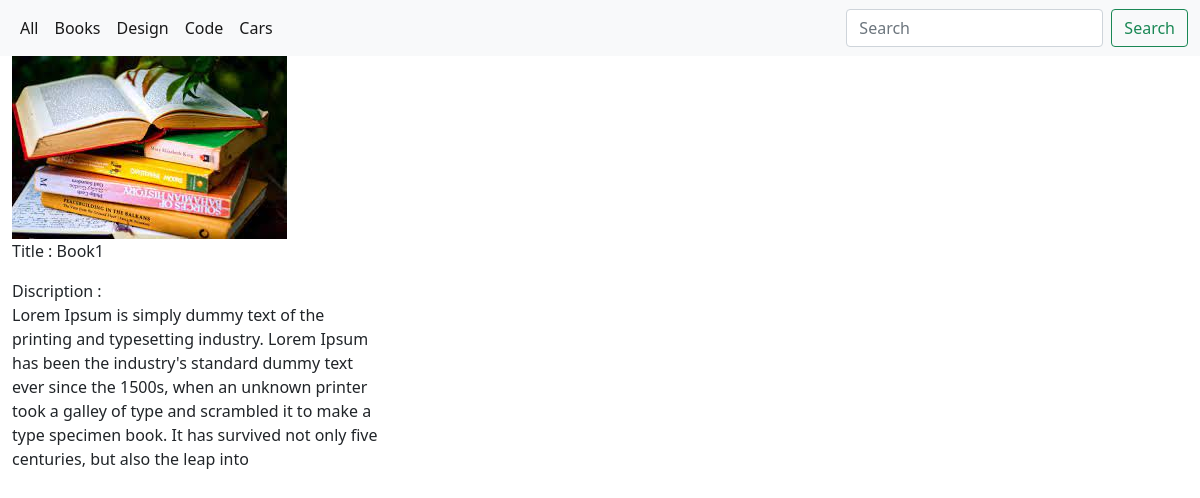
/detail/1, run on the app's committed database.
### proapp/models.py (models this page shows, shortened)
class Category(models.Model):
    name = models.CharField(("Category"),max_length=50,null = True)

class Photo(models.Model):
    title = models.CharField(("Name"), max_length=50,null = True)
    content = models.TextField(("Content"),null = True)
    photo = models.ImageField(("Image"), upload_to='photos/%Y/%m/%d/',blank = True)
    image = models.ForeignKey("Category",on_delete=models.CASCADE)

### proapp/views.py (the view)
# urls.py: path('detail/<int:pk>',views.detail,name = 'detail'),
def detail(request, pk):
    categories = Category.objects.all()
    objects = Photo.objects.get(id=pk)
    context = {
        'el': objects,
        'categories':categories,
    }
    return render(request, 'detail.html', context)

### templates/detail.html (shortened to what this page needs)
{% load static %}
<!DOCTYPE html>
<html lang="en">
<head>
  <link rel="stylesheet" href="{% static 'css/bootstrap.css' %}">
  <link rel="stylesheet" href="{% static 'js/bootstrap.js' %}">
</head>
<body>
  <nav class="navbar navbar-expand-lg navbar-light bg-light">
    <div class="container-fluid">
      <div class="collapse navbar-collapse" id="navbarScroll">
        <ul class="navbar-nav me-auto my-2 my-lg-0 navbar-nav-scroll" style="--bs-scroll-height: 100px;">
          <li class="nav-item">
            <a class="nav-link active" aria-current="page" href="/">All</a>
          </li>
          {% for el in categories %}
          <li class="nav-item">
            <a class="nav-link active" aria-current="page" href="{% url 'category' el.name  %}">{{el.name}}</a>
          </li>
          {% endfor %}
        </ul>
        <form class="d-flex">
          <input class="form-control me-2" type="search" placeholder="Search" aria-label="Search" name="search">
          <button class="btn btn-outline-success" type="submit">Search</button>
        </form>
      </div>
    </div>
  </nav>
  <div class="container-fluid">
    <div class="row">
      <div class="col-4"><img src="{{el.photo.url}}"></div>
      <p>Title : {{el.title}}</p><br>
      <div class="col-4">Discription : <br> {{el.content}}<br></div>
    </div>
  </div>
</body>
</html>

### data on the page
Category: name "Books"
Category: name "Design"
Category: name "Code"
Category: name "Cars"
Photo: photo (picture), title "Book1", content "Lorem Ipsum is simply dummy text of the printing and typesetting industry. Lorem Ipsum has been the industry's standard dummy text ever since the 1500s, when an unknown printer took a galley of type and scrambled it to make a type specimen book. It has survived not only five centuries, but also the leap into"
